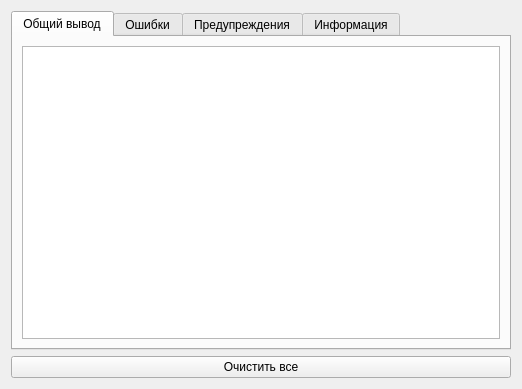
<?xml version="1.0" encoding="UTF-8"?>
<ui version="4.0">
 <class>MsgLogWidget</class>
 <widget class="QWidget" name="MsgLogWidget">
  <property name="geometry">
   <rect>
    <x>0</x>
    <y>0</y>
    <width>522</width>
    <height>389</height>
   </rect>
  </property>
  <property name="windowTitle">
   <string>Окно вывода ошибок</string>
  </property>
  <layout class="QVBoxLayout" name="verticalLayout">
   <item>
    <widget class="QTabWidget" name="tabWidget">
     <property name="currentIndex">
      <number>0</number>
     </property>
     <widget class="QWidget" name="tab">
      <attribute name="title">
       <string>Общий вывод</string>
      </attribute>
      <layout class="QVBoxLayout" name="verticalLayout_2">
       <item>
        <widget class="QListWidget" name="lw_common"/>
       </item>
      </layout>
     </widget>
     <widget class="QWidget" name="tab_2">
      <attribute name="title">
       <string>Ошибки</string>
      </attribute>
      <layout class="QVBoxLayout" name="verticalLayout_3">
       <item>
        <widget class="QListWidget" name="lw_errors"/>
       </item>
      </layout>
     </widget>
     <widget class="QWidget" name="tab_4">
      <attribute name="title">
       <string>Предупреждения</string>
      </attribute>
      <layout class="QVBoxLayout" name="verticalLayout_4">
       <item>
        <widget class="QListWidget" name="lw_warnings"/>
       </item>
      </layout>
     </widget>
     <widget class="QWidget" name="tab_3">
      <attribute name="title">
       <string>Информация</string>
      </attribute>
      <layout class="QVBoxLayout" name="verticalLayout_5">
       <item>
        <widget class="QListWidget" name="lw_info"/>
       </item>
      </layout>
     </widget>
    </widget>
   </item>
   <item>
    <widget class="QPushButton" name="pb_clear">
     <property name="text">
      <string>Очистить все</string>
     </property>
    </widget>
   </item>
  </layout>
 </widget>
 <resources/>
 <connections/>
</ui>
